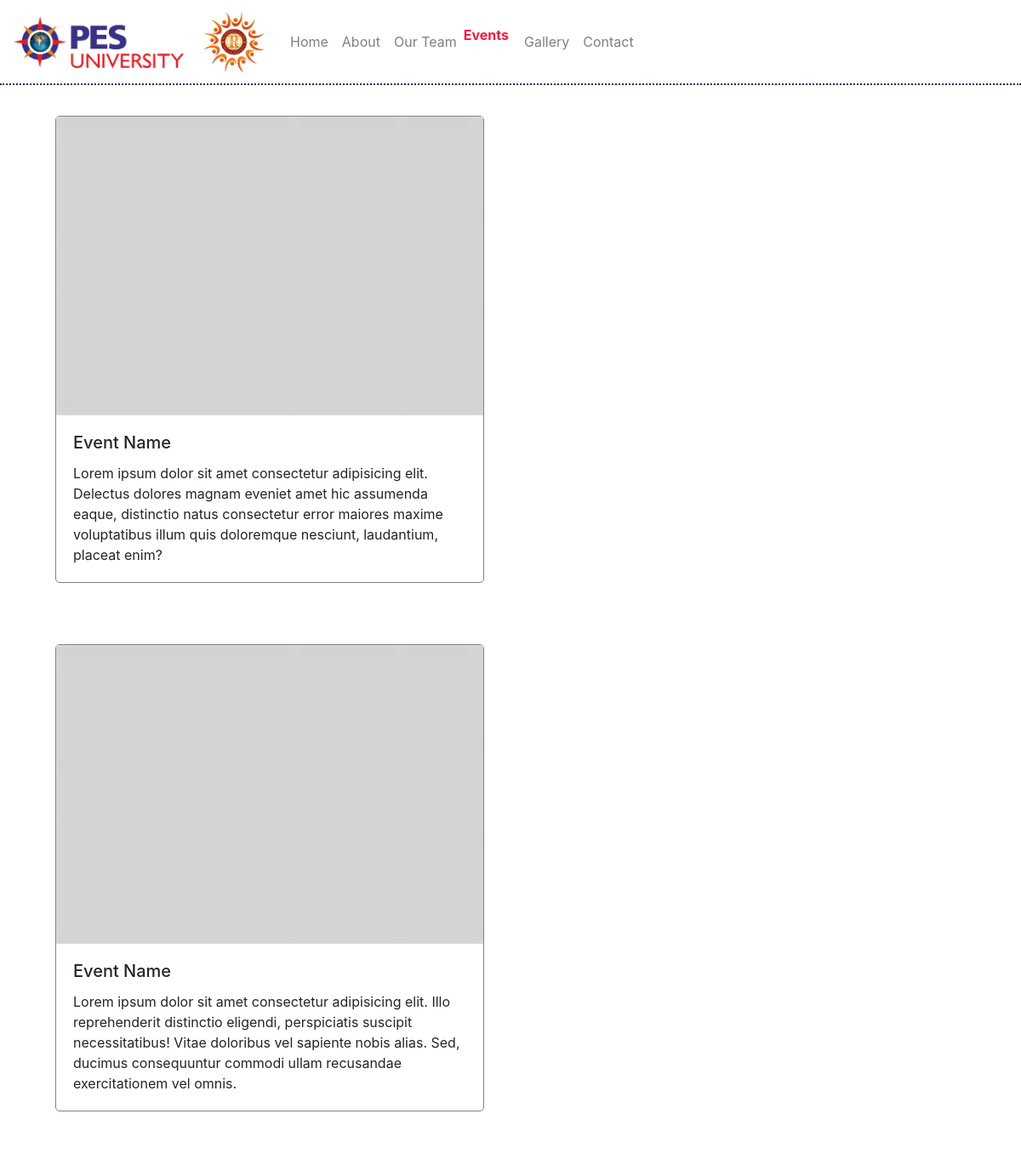
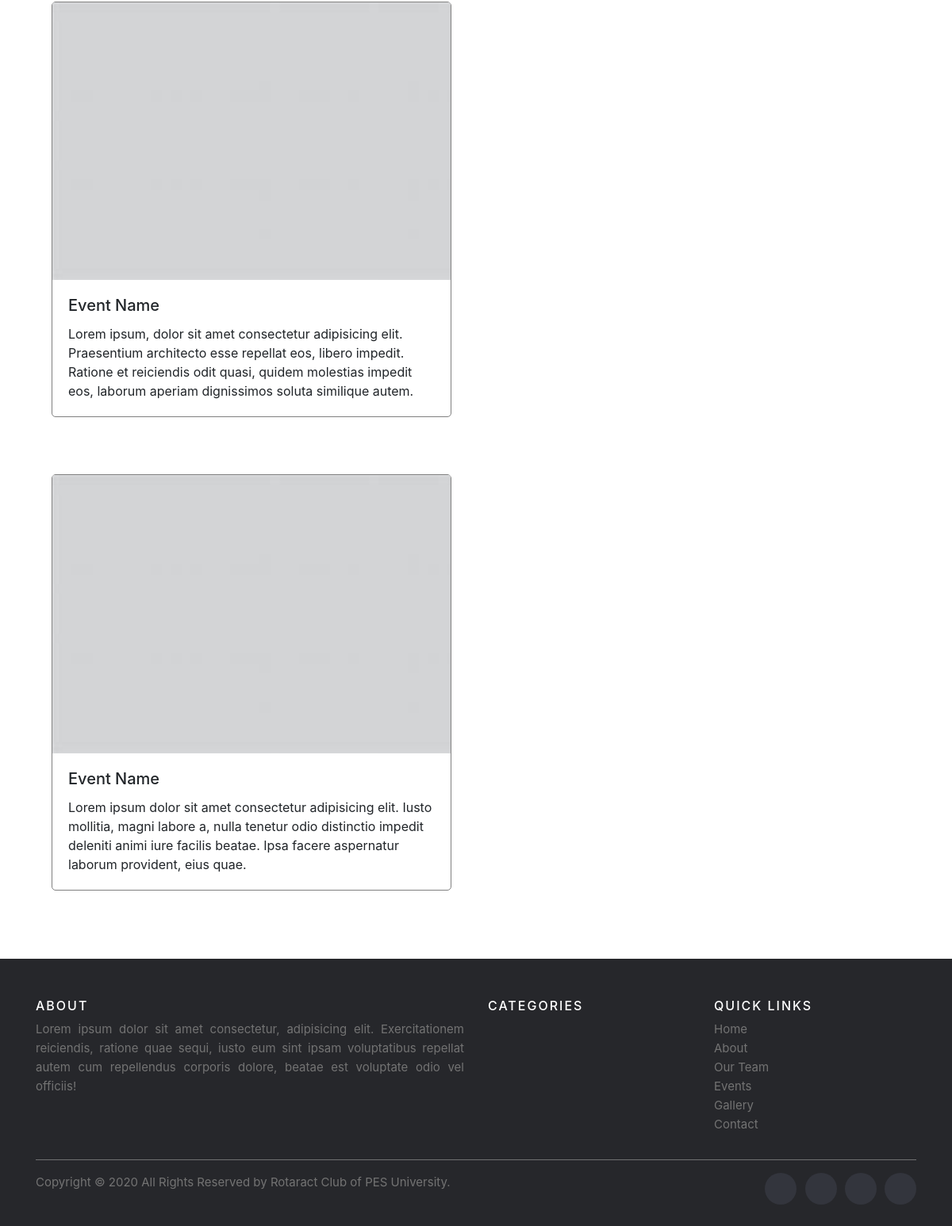
Page /Events/ on the committed database (2 pictures, top to bottom).
### Menus/models.py (models this page shows, shortened)
class Event(models.Model):
    Name = models.CharField(max_length=100)
    Image = models.ImageField(upload_to='Menus/Images', blank=True)
    description = models.TextField(max_length=1000)

### Menus/views.py (the view)
# urls.py: path('Events/',views.events,name='events'),
def events(request):
    event = Event.objects.all()
    return render(request,'Menus/Events.html',{'event':event})

### templates/Menus/Events.html (shortened to what this page needs)
{% extends "Menus//Index.html" %}
{% block nav-events %}
    <strong class="nav-active">Events</strong>
{% endblock %}
{% block events %}
{% for Event in event %}
    <div class="rows">
        <div class="cardeve">
            <img src="{{Event.Image.url}}" class="card-img-top" alt="{{Event.Name}}">
            <div class="card-body">
                <h5 class="card-title">{{Event.Name}}</h5>
                <p class="card-text">{{Event.description}}</p>
            </div>
        </div>
    </div>
{% endfor %}
{% endblock %}

### Menus/static/Menus/css/style.css (style rules this page uses)
* { box-sizing: border-box; padding: 0; margin: 0; }
body { font-family: sans-serif; }
.nav-active { color: #F21B41; }
.rows { display: block; }
.cardeve { width: 76%; display: inline-block; margin: 5%; margin-left: 42px; border: 0.3px solid grey; border-radius: 5px; }
@media all and (min-width: 716px) { .nav-active { color: #F21B41; padding-right: 12px; } }
@media all and (min-width: 716px) { .rows { display: inline; } }
@media all and (min-width: 716px) { .cardeve { width: 38%; display: inline-block; margin: 3%; margin-left: 52px; } }
@media all and (min-width: 963px) { .nav-active { color: #F21B41; padding-right: 10px; } }
@media all and (min-width: 963px) { .rows { display: inline; } }
@media all and (min-width: 963px) { .cardeve { width: 42%; display: inline-block; margin: 3%; margin-left: 65px; } }

### rows in the picture
Event: Image (picture), Name "Event Name", description "Lorem ipsum dolor sit amet consectetur adipisicing elit. Delectus dolores magnam eveniet amet hic assumenda eaque, distinctio natus consectetur error maiores maxime voluptatibus illum quis doloremque nesciunt, laudantium, placeat enim?"
Event: Image (picture), Name "Event Name", description "Lorem ipsum dolor sit amet consectetur adipisicing elit. Illo reprehenderit distinctio eligendi, perspiciatis suscipit necessitatibus! Vitae doloribus vel sapiente nobis alias. Sed, ducimus consequuntur commodi ullam recusandae exercitationem vel omnis."
Event: Image (picture), Name "Event Name", description "Lorem ipsum, dolor sit amet consectetur adipisicing elit. Praesentium architecto esse repellat eos, libero impedit. Ratione et reiciendis odit quasi, quidem molestias impedit eos, laborum aperiam dignissimos soluta similique autem."
Event: Image (picture), Name "Event Name", description "Lorem ipsum dolor sit amet consectetur adipisicing elit. Iusto mollitia, magni labore a, nulla tenetur odio distinctio impedit deleniti animi iure facilis beatae. Ipsa facere aspernatur laborum provident, eius quae."
